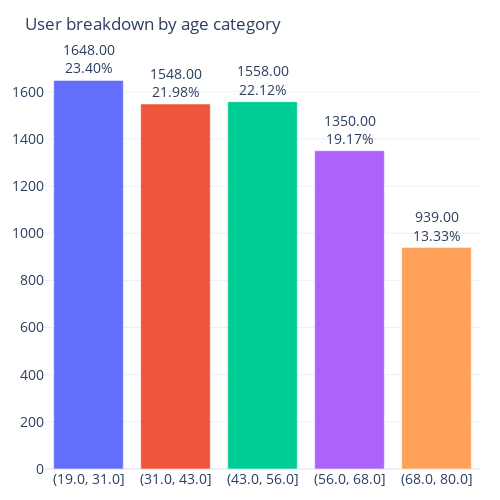

Notebook source saved alongside this figure:
### Code cell
out = df.groupby(pd.cut(df['age'], 5, precision=0).astype('str'), as_index=False).size()
ak.plot.fmt_bar(out, title='User breakdown by age category')

### Figure 1 — Plotly figure (JSON) as saved in the notebook; plotly's stock layout.template omitted (floating-point values rounded to 4 significant figures)
{"data": [{"alignmentgroup": "True", "cliponaxis": false, "hovertemplate": "age=%{x}<br>size=%{y}<br>text=%{text}<extra></extra>", "legendgroup": "(19.0, 31.0]", "marker": {"color": "#636efa", "pattern": {"shape": ""}}, "name": "(19.0, 31.0]", "offsetgroup": "(19.0, 31.0]", "orientation": "v", "showlegend": true, "text": ["1648.00<br>23.40%"], "textangle": 0, "textfont": {"size": 14}, "textposition": "outside", "type": "bar", "x": ["(19.0, 31.0]"], "xaxis": "x", "y": [1648], "yaxis": "y"}, {"alignmentgroup": "True", "cliponaxis": false, "hovertemplate": "age=%{x}<br>size=%{y}<br>text=%{text}<extra></extra>", "legendgroup": "(31.0, 43.0]", "marker": {"color": "#EF553B", "pattern": {"shape": ""}}, "name": "(31.0, 43.0]", "offsetgroup": "(31.0, 43.0]", "orientation": "v", "showlegend": true, "text": ["1548.00<br>21.98%"], "textangle": 0, "textfont": {"size": 14}, "textposition": "outside", "type": "bar", "x": ["(31.0, 43.0]"], "xaxis": "x", "y": [1548], "yaxis": "y"}, {"alignmentgroup": "True", "cliponaxis": false, "hovertemplate": "age=%{x}<br>size=%{y}<br>text=%{text}<extra></extra>", "legendgroup": "(43.0, 56.0]", "marker": {"color": "#00cc96", "pattern": {"shape": ""}}, "name": "(43.0, 56.0]", "offsetgroup": "(43.0, 56.0]", "orientation": "v", "showlegend": true, "text": ["1558.00<br>22.12%"], "textangle": 0, "textfont": {"size": 14}, "textposition": "outside", "type": "bar", "x": ["(43.0, 56.0]"], "xaxis": "x", "y": [1558], "yaxis": "y"}, {"alignmentgroup": "True", "cliponaxis": false, "hovertemplate": "age=%{x}<br>size=%{y}<br>text=%{text}<extra></extra>", "legendgroup": "(56.0, 68.0]", "marker": {"color": "#ab63fa", "pattern": {"shape": ""}}, "name": "(56.0, 68.0]", "offsetgroup": "(56.0, 68.0]", "orientation": "v", "showlegend": true, "text": ["1350.00<br>19.17%"], "textangle": 0, "textfont": {"size": 14}, "textposition": "outside", "type": "bar", "x": ["(56.0, 68.0]"], "xaxis": "x", "y": [1350], "yaxis": "y"}, {"alignmentgroup": "True", "cliponaxis": false, "hovertemplate": "age=%{x}<br>size=%{y}<br>text=%{text}<extra></extra>", "legendgroup": "(68.0, 80.0]", "marker": {"color": "#FFA15A", "pattern": {"shape": ""}}, "name": "(68.0, 80.0]", "offsetgroup": "(68.0, 80.0]", "orientation": "v", "showlegend": true, "text": ["939.00<br>13.33%"], "textangle": 0, "textfont": {"size": 14}, "textposition": "outside", "type": "bar", "x": ["(68.0, 80.0]"], "xaxis": "x", "y": [939], "yaxis": "y"}], "layout": {"barmode": "relative", "height": 500, "legend": {"title": {"text": "age"}, "tracegroupgap": 0}, "margin": {"b": 20, "l": 20, "pad": 0, "r": 20, "t": 60}, "showlegend": false, "title": {"text": "User breakdown by age category"}, "width": 500, "xaxis": {"anchor": "y", "categoryarray": ["(19.0, 31.0]", "(31.0, 43.0]", "(43.0, 56.0]", "(56.0, 68.0]", "(68.0, 80.0]"], "categoryorder": "array", "domain": [0, 1], "tickfont": {"size": 14}, "title": {}}, "yaxis": {"anchor": "x", "domain": [0, 1], "tickfont": {"size": 14}, "title": {}}}}
